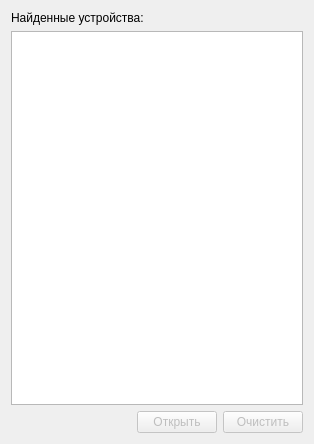
<?xml version="1.0" encoding="UTF-8"?>
<ui version="4.0">
 <class>DlgBleScan</class>
 <widget class="QDialog" name="DlgBleScan">
  <property name="geometry">
   <rect>
    <x>0</x>
    <y>0</y>
    <width>314</width>
    <height>444</height>
   </rect>
  </property>
  <property name="windowTitle">
   <string>Поиск и подключение</string>
  </property>
  <layout class="QGridLayout" name="gridLayout">
   <item row="0" column="0">
    <layout class="QVBoxLayout" name="verticalLayout">
     <item>
      <widget class="QLabel" name="label">
       <property name="text">
        <string>Найденные устройства:</string>
       </property>
      </widget>
     </item>
     <item>
      <widget class="QListWidget" name="listWidgetFoundDevice"/>
     </item>
     <item>
      <layout class="QHBoxLayout" name="horizontalLayout">
       <item>
        <spacer name="horizontalSpacer">
         <property name="orientation">
          <enum>Qt::Orientation::Horizontal</enum>
         </property>
         <property name="sizeHint" stdset="0">
          <size>
           <width>40</width>
           <height>20</height>
          </size>
         </property>
        </spacer>
       </item>
       <item>
        <widget class="QPushButton" name="pushButtonOpen">
         <property name="enabled">
          <bool>false</bool>
         </property>
         <property name="text">
          <string>Открыть</string>
         </property>
        </widget>
       </item>
       <item>
        <widget class="QPushButton" name="pushButtonReset">
         <property name="enabled">
          <bool>false</bool>
         </property>
         <property name="text">
          <string>Очистить</string>
         </property>
        </widget>
       </item>
      </layout>
     </item>
    </layout>
   </item>
  </layout>
 </widget>
 <resources/>
 <connections/>
</ui>
